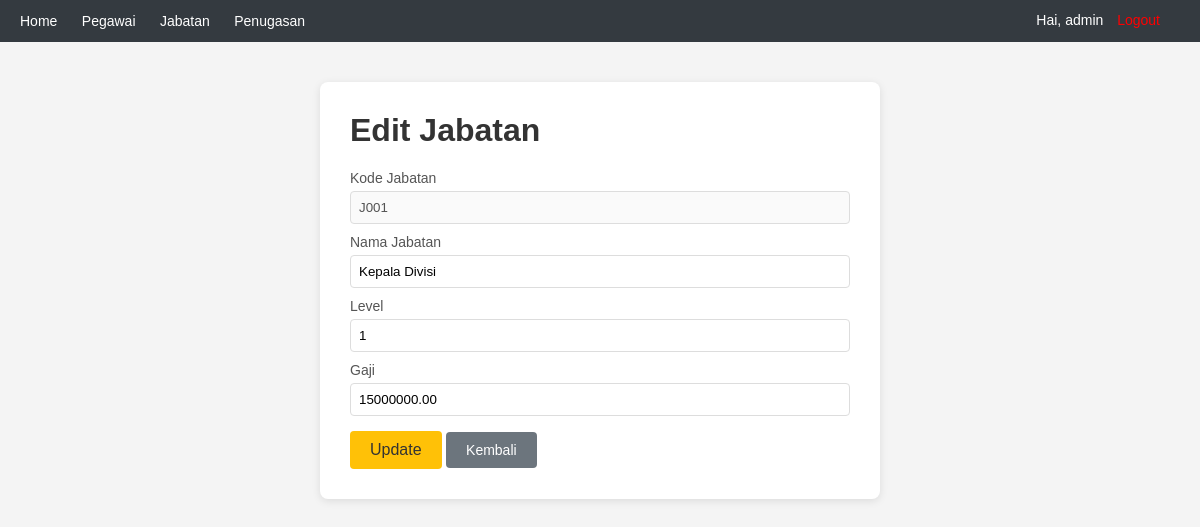
Page /jabatan/jabatan_edit.php?kodejabatan=J001 (signed in) on the committed database.
### tables this page shows
CREATE TABLE jabatan (
    kodejabatan VARCHAR(20) PRIMARY KEY,
    namajabatan VARCHAR(100) NOT NULL,
    level INT NOT NULL,
    gaji DECIMAL(15,2) NOT NULL
);

### jabatan/jabatan_edit.php (the view, shortened to what this page needs)
<?php
require_once '../config/koneksi.php';
$kodejabatan = $_GET['kodejabatan'];
$stmt = mysqli_prepare($koneksi, "SELECT * FROM jabatan WHERE kodejabatan=?");
mysqli_stmt_bind_param($stmt, "s", $kodejabatan);
mysqli_stmt_execute($stmt);
$result = mysqli_stmt_get_result($stmt);
$row = mysqli_fetch_assoc($result);
?>
<!DOCTYPE html>
<html>
<head>
</head>
<body>
    <div class="navbar">
        <a href="../index.php">Home</a>
        <a href="../pegawai/pegawai_list.php">Pegawai</a>
        <a href="../jabatan/jabatan_list.php">Jabatan</a>
        <a href="../jabatanpegawai/jabatanpegawai_list.php">Penugasan</a>
        <span class="welcome">Hai, <?= htmlspecialchars($_SESSION['username']) ?> <a href="../session/logout.php" style="color:#f00;">Logout</a></span>
    </div>
    <div class="container">
        <h1>Edit Jabatan</h1>
        <form action="jabatan_update.php" method="post">
            <label>Kode Jabatan</label>
            <input type="text" value="<?= htmlspecialchars($row['kodejabatan']) ?>" disabled>
            <label>Nama Jabatan</label>
            <input type="text" name="namajabatan" value="<?= htmlspecialchars($row['namajabatan']) ?>" required>
            <label>Level</label>
            <input type="number" name="level" value="<?= htmlspecialchars($row['level']) ?>" required>
            <label>Gaji</label>
            <input type="number" name="gaji" step="0.01" value="<?= htmlspecialchars($row['gaji']) ?>" required>
            <button type="submit">Update</button>
            <a href="jabatan_list.php" class="btn-back">Kembali</a>
        </form>
    </div>
</body>
</html>

### jabatan/jabatan_edit.php (style rules this page uses)
body { font-family: Arial, sans-serif; background: #f4f4f4; margin: 0; padding: 0; }
.navbar { background: #343a40; padding: 12px 20px; color: #fff; }
.navbar a { color: #fff; text-decoration: none; margin-right: 20px; font-size: 14px; }
.navbar .welcome { float: right; font-size: 14px; }
.navbar .welcome a { margin-left: 10px; }
.container { max-width: 500px; margin: 40px auto; background: #fff; padding: 30px; border-radius: 8px; box-shadow: 0 2px 8px rgba(0,0,0,0.1); }
h1 { color: #333; margin-top: 0; }
label { display: block; margin: 10px 0 5px; color: #555; font-size: 14px; }
input { width: 100%; padding: 8px; border: 1px solid #ddd; border-radius: 4px; box-sizing: border-box; }
button { padding: 10px 20px; background: #ffc107; color: #333; border: none; border-radius: 4px; font-size: 16px; cursor: pointer; margin-top: 15px; }
.btn-back { padding: 10px 20px; background: #6c757d; color: #fff; text-decoration: none; border-radius: 4px; font-size: 14px; display: inline-block; margin-top: 15px; }

### rows in the picture
jabatan: kodejabatan "J001", namajabatan "Kepala Divisi", level "1", gaji "15000000.00"

### other values in the picture
$_SESSION['username'] "admin"
